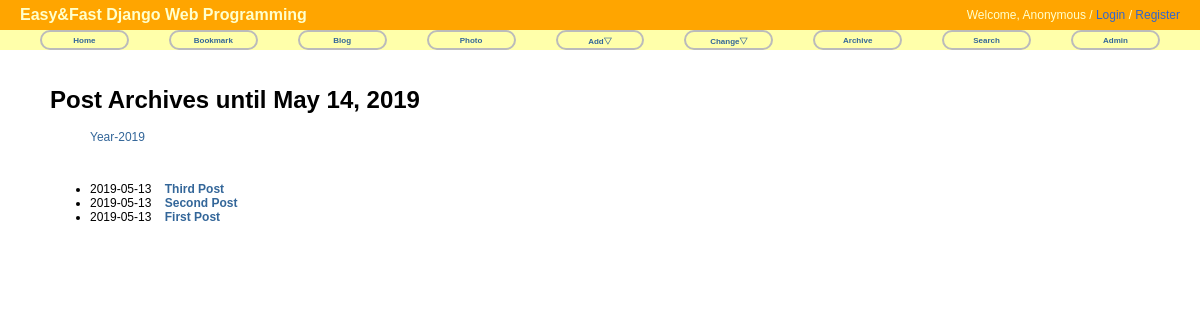
Screenshot of /blog/archive/ with the database file from the repository.
### blog/models.py (models this page shows, shortened)
class Post(models.Model):
    title = models.CharField('TITLE', max_length=50)
    slug = models.SlugField('SLUG', unique=True, allow_unicode=True, help_text='one word for title alias.')
    description = models.CharField('DESCRIPTION', max_length=100, blank=True, help_text='simple description text.')
    content = models.TextField('CONTENT')
    create_date = models.DateTimeField('Create Date', auto_now_add=True)
    modify_date = models.DateTimeField('Modify Date', auto_now=True)
    class Meta:
        verbose_name = 'post'
        verbose_name_plural = 'posts'
        db_table = 'my_post'
        ordering = ('-modify_date',)
    def get_absolute_url(self):
        return reverse('blog:post_detail', args=(self.slug,))

### blog/views.py (the view)
class PostAV(ArchiveIndexView):
    model = Post
    date_field = 'modify_date'
    make_object_list = True

### blog/templates/blog/post_archive.html (shortened to what this page needs)
{% extends "base.html" %}
{% block content %}
<div id="content">
<h1>Post Archives until {% now "N d, Y" %}</h1>
<ul>
	{% for date in date_list %}
	<li style="display: inline;">
		<a href="{% url 'blog:post_archive_year' date|date:'Y' %}">Year-{{ date|date:"Y" }}
</a></li>
	{% endfor %}
</ul>
<br/>
<div>
	<ul>
		{% for post in object_list %}
		<li> {{ post.modify_date|date:"Y-m-d" }}&nbsp;&nbsp;&nbsp;
		<a href="{{ post.get_absolute_url }}"><strong>{{ post.title }}</strong></a></li>
		{% endfor %}
	</ul>
</div>
</div>
{% endblock %}

### templates/base.html (shortened to what this page needs)
<!DOCTYPE html>
<html lang="ko">
<head>
{% load staticfiles %}
<link rel="stylesheet" type="text/css" href="{% static "css/base.css" %}" />
<link rel="stylesheet" type="text/css" href="{% block extrastyle %}{% endblock %}" />
</head>
<body>
<div id="header">
	<h2 class="maintitle">Easy&amp;Fast Django Web Programming</h2>
	{% if user.is_active %}
	<h4 class="welcome">Welcome,
		<strong>{% firstof user.get_short_name user.get_username %}</strong> /
		<a href="{% url 'password_change' %}">Change Password</a> /
		<a href="{% url 'logout' %}">Logout</a>
	</h4>
	{% else %}
	<h4 class="welcome">Welcome, Anonymous /
		<a href="{% url 'login' %}">Login</a> /
		<a href="{% url 'register' %}">Register</a>
	</h4>
	{% endif %}
</div>
<div id="menu">
	<li><a href="{% url 'home' %}">Home</a></li>
	<li><a href="{% url 'bookmark:index' %}">Bookmark</a></li>
	<li><a href="{% url 'blog:index' %}">Blog</a></li>
	<li><a href="#">Photo</a></li>
	<li><a href="#">Add&bigtriangledown;</a>
	</li>
	<li><a href="#">Change&bigtriangledown;</a>
	</li>
	<li><a href="{% url 'blog:post_archive' %}">Archive</a></li>
	<li><a href="#">Search</a></li>
	<li><a href="{% url 'admin:index' %}">Admin</a></li>
</div>
{% block content %}{% endblock %}
</body>
</html>

### static/css/base.css (style rules this page uses)
body { font-family: "Lucida Grande", Verdana, Arial, sans-serif; font-size: 12px; }
div#header { position: absolute; top: 0px; left: 0px; height: 30px; width: 100%; display: table; background: orange; }
div#menu { position: absolute; top: 30px; left: 0px; height: 20px; width: 100%; display: table; table-layout: fixed; border-spacing: 40px 0px; background: #ffa; font-size: 8px; }
div#content { position: absolute; top: 70px; left: 50px; right: 50px; }
.maintitle { display: table-cell; vertical-align: middle; padding-left: 20px; color: #ffc; font-weight: bold; font-size: 16px; }
.welcome { display: table-cell; vertical-align: middle; text-align: right; padding-right: 20px; color: #ffc; font-weight: normal; font-size: 12px; }
.welcome a:link, div#menu a:visited { color: #36c; }
div#menu > li { display: table-cell; vertical-align: middle; border: 2px solid #bbb; border-radius: 25px; text-align: center; font-weight: bold; }
a:link, a:visited { color: #369; text-decoration: none; }

### rows the page displays
Post: modify_date "2019-05-13", title "Third Post"
Post: modify_date "2019-05-13", title "Second Post"
Post: modify_date "2019-05-13", title "First Post"

### other values shown
{{ date|date:"Y" }} "2019"
